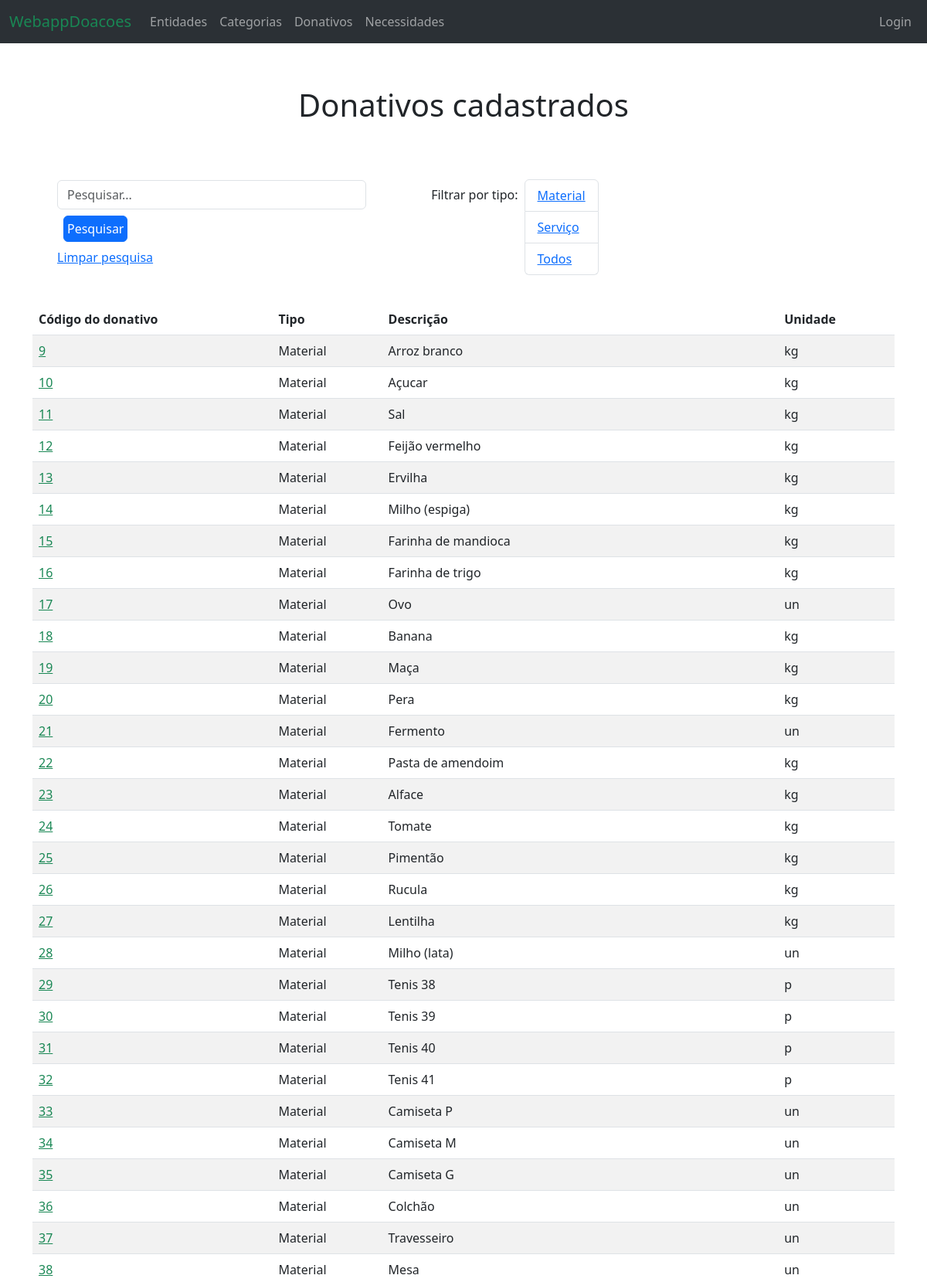
The app's page /appdoacoes/donativos/ (upper part) with its own data.
### appdoacoes/models.py (models this page shows, shortened)
class Donativo(models.Model):
    id = models.AutoField(primary_key=True)
    descricao = models.CharField(max_length=200, unique=True)
    categoria = models.ForeignKey('Categoria', on_delete=models.CASCADE)
    UNIDADES_MEDIDA = (
        ('un', 'Unidade'),
        ('p','Par'),
        ('kg', 'Quilo'),
        ('l', 'Litro'),
        ('m', 'Metro'),
        ('m2','Metro quadrado'),
        ('s','Serviço'),
    )
    unidade = models.CharField(max_length=3, choices=UNIDADES_MEDIDA, blank=True, null=True)
    class Meta:
        permissions = [('pode_criar_atualizar_donativo','Cria/Atualiza Donativo'),('pode_deletar_donativo','Deleta Donativo')]
    def get_absolute_url(self):
        return reverse("donativo-detail", args=[self.id])

class Categoria(models.Model):
    codigo_categoria = models.AutoField(primary_key=True)
    MATERIAL = 'Material'
    SERVICO = 'Serviço'
    CATEGORIA_CHOICES = [
        (MATERIAL, 'Material'),
        (SERVICO, 'Serviço'),
    ]
    tipo = models.CharField(max_length=8, choices=CATEGORIA_CHOICES)
    descricao = models.CharField(max_length=100, unique=True)
    class Meta:
        permissions = [('pode_criar_atualizar_categoria','Cria/Atualiza categoria'),('pode_deletar_categoria','Deleta categoria')]

### appdoacoes/views.py (the view, shortened to what this page needs)
# urls.py: path('donativos/', views.lista_donativos, name='donativo-list'),
def lista_donativos(request):
    termo_pesquisado = request.GET.get('search', '')
    tipo = request.GET.get('tipo', '')
    lista_donativos = Donativo.objects.all()
    if tipo:
        lista_donativos = lista_donativos.filter(categoria__tipo=tipo)
    context = {'lista_donativos': lista_donativos}
    return render(request, 'donativos_list.html', context)

### appdoacoes/templates/donativos_list.html (shortened to what this page needs)
{% extends "base_generica.html" %}
{% block content %}
<section class='d-flex flex-row justify-content-center p-2 m-4'>
    <h1>Donativos cadastrados</h1>
</section>
<section class='container'>
    <div class='d-inline-flex flex-row justify-content-center p-2 m-4'>
        <div>
            <form method="get">
                <input class="form-control me-2 barra-pesquisa" type="text" name="search" placeholder="Pesquisar..." aria-label="Search">
                <button class="btn btn-primary p-1 m-2" type="submit">Pesquisar</button>
            </form>
            <p><a href="?">Limpar pesquisa</a></p>
        </div>
    </div>
    <div class='d-inline-flex flex-row justify-content-center p-2 m-4'>
        <p class='p-2'>Filtrar por tipo:</p>
        <ul class="list-group">
            <li class="list-group-item"><a href="?tipo=Material">Material</a></li>
            <li class="list-group-item"><a href="?tipo=Serviço">Serviço</a></li>
            <li class="list-group-item"><a href="?">Todos</a></li>
        </ul>
    </div>
</section>
    <div class='container'>
        <table class='table table-striped table-hover'>
            <thead>
            <tr>
                <th>Código do donativo</th>
                <th>Tipo</th>
                <th>Descrição</th>
                <th>Unidade</th>
            </tr>
            </thead>
            <tbody>
            {% for registro in lista_donativos %}
                <tr>
                <td>
                    <a class='link-success' href="{{ registro.get_absolute_url }}">{{ registro.id }}</a>
                </td>
                <td>{{ registro.categoria.tipo }}</td>
                <td>{{ registro.descricao }}</td>
                <td>{{ registro.unidade }}</td>
                </tr>
            {% empty %}
                <tr>
                <td colspan="3">Nenhum resultado encontrado.</td>
                </tr>
            {% endfor %}
            </tbody>
        </table>
    </div>
{% endblock %}

### appdoacoes/static/css/style.css (style rules this page uses)
body { padding-top: 80px; }
.barra-pesquisa { width: 400px; }

### records on screen
Donativo: id "9", categoria.tipo "Material", descricao "Arroz branco", unidade "kg"
Donativo: id "10", categoria.tipo "Material", descricao "Açucar", unidade "kg"
Donativo: id "11", categoria.tipo "Material", descricao "Sal", unidade "kg"
Donativo: id "12", categoria.tipo "Material", descricao "Feijão vermelho", unidade "kg"
Donativo: id "13", categoria.tipo "Material", descricao "Ervilha", unidade "kg"
Donativo: id "14", categoria.tipo "Material", descricao "Milho (espiga)", unidade "kg"
Donativo: id "15", categoria.tipo "Material", descricao "Farinha de mandioca", unidade "kg"
Donativo: id "16", categoria.tipo "Material", descricao "Farinha de trigo", unidade "kg"
Donativo: id "17", categoria.tipo "Material", descricao "Ovo", unidade "un"
Donativo: id "18", categoria.tipo "Material", descricao "Banana", unidade "kg"
Donativo: id "19", categoria.tipo "Material", descricao "Maça", unidade "kg"
Donativo: id "20", categoria.tipo "Material", descricao "Pera", unidade "kg"
Donativo: id "21", categoria.tipo "Material", descricao "Fermento", unidade "un"
Donativo: id "22", categoria.tipo "Material", descricao "Pasta de amendoim", unidade "kg"
Donativo: id "23", categoria.tipo "Material", descricao "Alface", unidade "kg"
Donativo: id "24", categoria.tipo "Material", descricao "Tomate", unidade "kg"
Donativo: id "25", categoria.tipo "Material", descricao "Pimentão", unidade "kg"
Donativo: id "26", categoria.tipo "Material", descricao "Rucula", unidade "kg"
Donativo: id "27", categoria.tipo "Material", descricao "Lentilha", unidade "kg"
Donativo: id "28", categoria.tipo "Material", descricao "Milho (lata)", unidade "un"
Donativo: id "29", categoria.tipo "Material", descricao "Tenis 38", unidade "p"
Donativo: id "30", categoria.tipo "Material", descricao "Tenis 39", unidade "p"
Donativo: id "31", categoria.tipo "Material", descricao "Tenis 40", unidade "p"
Donativo: id "32", categoria.tipo "Material", descricao "Tenis 41", unidade "p"
Donativo: id "33", categoria.tipo "Material", descricao "Camiseta P", unidade "un"
Donativo: id "34", categoria.tipo "Material", descricao "Camiseta M", unidade "un"
Donativo: id "35", categoria.tipo "Material", descricao "Camiseta G", unidade "un"
Donativo: id "36", categoria.tipo "Material", descricao "Colchão", unidade "un"
Donativo: id "37", categoria.tipo "Material", descricao "Travesseiro", unidade "un"
Donativo: id "38", categoria.tipo "Material", descricao "Mesa", unidade "un"
